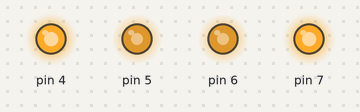
This sketch was run on a simulated Arduino Uno, built with avr-gcc and run on an emulated ATmega328P. On the bench: output pins drawn as LEDs (lit = HIGH).

Above: at 0.05 s.
At 1.95 s:
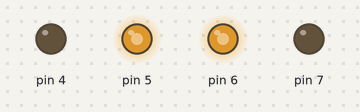
At 2.95 s:
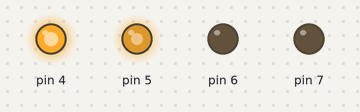
At 3.95 s:
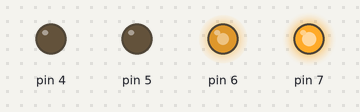
Timing chart, 0 to 5.2 s (numbered marks = the images above):
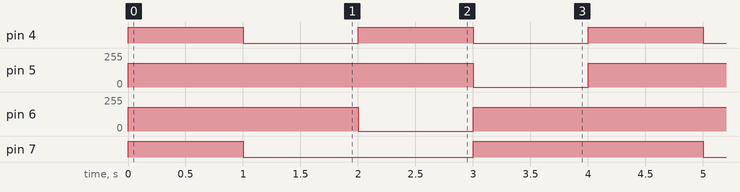

Measured:
- by itself, pin 4: alternates HIGH for 1.0 s and LOW for 1.0 s
- by itself, pin 5: alternates 180/255 for 3.0 s and 0/255 for 1.0 s
- by itself, pin 6: repeats every 4.0 s: 0/255 1.0 s, 180/255 3.0 s
- by itself, pin 7: repeats every 4.0 s: LOW 2.0 s, HIGH 2.0 s

The sketch:

tracker1_1.ino
```cpp
void motor(char pin,char pwmpin,char state,int val)
{
    pinMode(pin, OUTPUT);

  if(state==1)
  {
    analogWrite(pwmpin,val);
    digitalWrite(pin,1);
   }
  else if(state==2)
 {
   analogWrite(pwmpin,val);
   digitalWrite(pin,0);
 }
 else if(state==0)
 {
    analogWrite(pwmpin,0);
    digitalWrite(pin,0);
 }
}

void runfoward(int i)   //前进
{
  motor(4,5,1,i);
  motor(7,6,1,i);
}
void runback(int j)    //后退
{
   motor(4,5,2,j);
   motor(7,6,2,j);
}
void turnL(int m)     //左转
{
  motor(4,5,1,m);
  motor(7,6,0,m);
}
void turnR(int n)      //右转
{
  motor(4,5,0,n);
  motor(7,6,1,n);
}
void stop()            //停止
{
  motor(4,5,0,0);
  motor(7,6,1,0);
}
void setup()
{
}
void loop()
{
   runfoward(180);
   delay(1000);
   runback(180);
   delay(1000);
   turnL(180);
   delay(1000);
   turnR(180);
   delay(1000);
}
```
